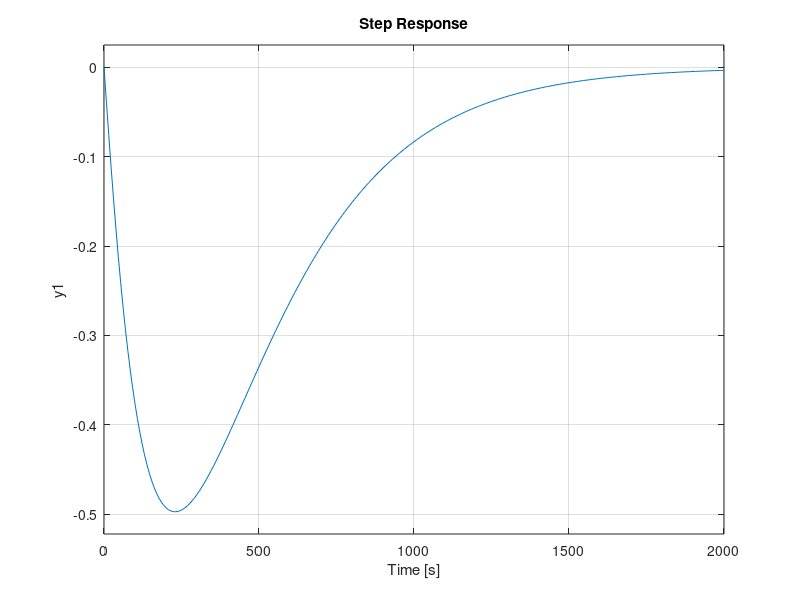
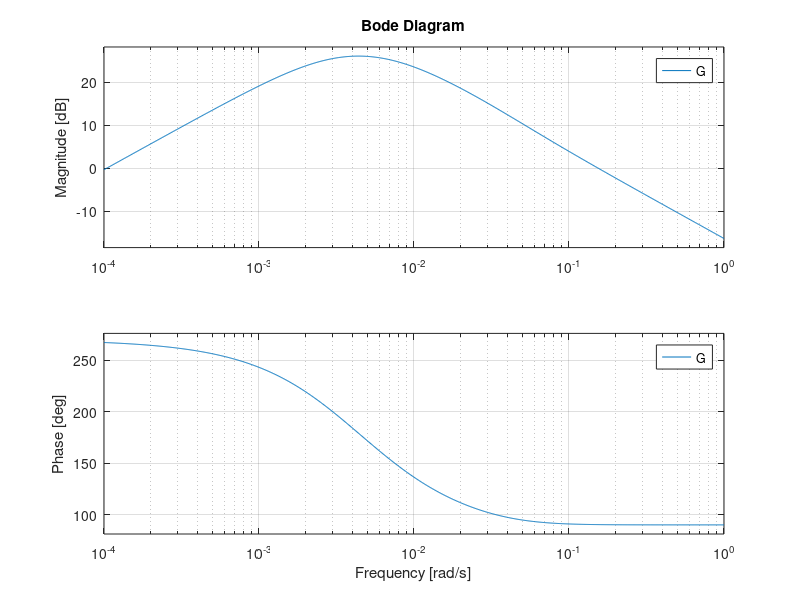

These figures' MATLAB source, in order:
Ti=500;
Ta=6.58;
T3=20;
k=0.052;

num = [-Ti*T3, -Ti, 0];
den = [Ti*Ta*T3, Ti*Ta,k*Ti, k];
G = tf(num, den);
figure(1)
step(G*0.033)

figure(2)
bode(G)
grid on
%plot(t, y);
%xlabel('Time');
%ylabel('Output');
%title('Step Response');
%grid on;